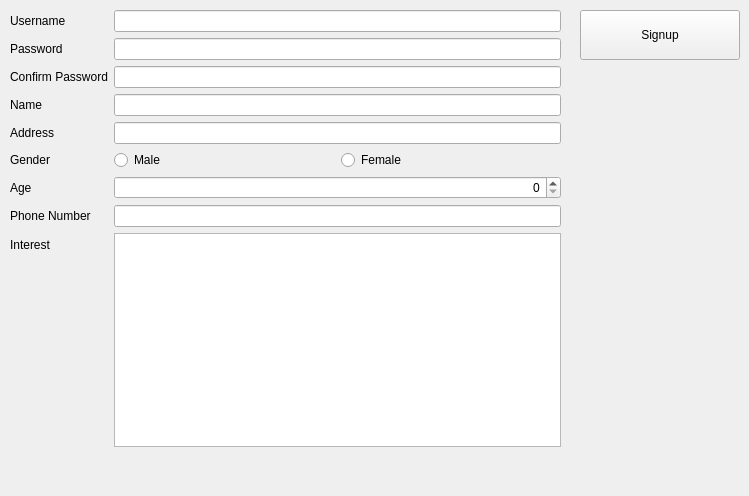
      <widget class="QWidget" name="sign_up_tab">
       <property name="enabled">
        <bool>true</bool>
       </property>
       <attribute name="title">
        <string>Sign Up</string>
       </attribute>
       <widget class="QWidget" name="formLayoutWidget_2">
        <property name="geometry">
         <rect>
          <x>0</x>
          <y>0</y>
          <width>561</width>
          <height>487</height>
         </rect>
        </property>
        <layout class="QFormLayout" name="Form_signup_user">
         <property name="leftMargin">
          <number>10</number>
         </property>
         <property name="topMargin">
          <number>10</number>
         </property>
         <property name="bottomMargin">
          <number>40</number>
         </property>
         <item row="0" column="0">
          <widget class="QLabel" name="Label_username_signup_user">
           <property name="styleSheet">
            <string notr="true"/>
           </property>
           <property name="text">
            <string>Username</string>
           </property>
          </widget>
         </item>
         <item row="0" column="1">
          <widget class="QLineEdit" name="Line_username_signup_user">
           <property name="styleSheet">
            <string notr="true"/>
           </property>
          </widget>
         </item>
         <item row="1" column="0">
          <widget class="QLabel" name="Label_password_signup_user">
           <property name="sizePolicy">
            <sizepolicy hsizetype="Expanding" vsizetype="Expanding">
             <horstretch>0</horstretch>
             <verstretch>0</verstretch>
            </sizepolicy>
           </property>
           <property name="styleSheet">
            <string notr="true"/>
           </property>
           <property name="text">
            <string>Password</string>
           </property>
          </widget>
         </item>
         <item row="1" column="1">
          <widget class="QLineEdit" name="Line_password_signup_user">
           <property name="styleSheet">
            <string notr="true"/>
           </property>
          </widget>
         </item>
         <item row="2" column="0">
          <widget class="QLabel" name="Label_password_confirm_signup_user">
           <property name="sizePolicy">
            <sizepolicy hsizetype="Expanding" vsizetype="Expanding">
             <horstretch>0</horstretch>
             <verstretch>0</verstretch>
            </sizepolicy>
           </property>
           <property name="styleSheet">
            <string notr="true"/>
           </property>
           <property name="text">
            <string>Confirm Password</string>
           </property>
          </widget>
         </item>
         <item row="2" column="1">
          <widget class="QLineEdit" name="Line_password_confirm_signup_user">
           <property name="styleSheet">
            <string notr="true"/>
           </property>
          </widget>
         </item>
         <item row="3" column="0">
          <widget class="QLabel" name="Label_name_signup_user">
           <property name="sizePolicy">
            <sizepolicy hsizetype="Expanding" vsizetype="Expanding">
             <horstretch>0</horstretch>
             <verstretch>0</verstretch>
            </sizepolicy>
           </property>
           <property name="styleSheet">
            <string notr="true"/>
           </property>
           <property name="text">
            <string>Name</string>
           </property>
          </widget>
         </item>
         <item row="3" column="1">
          <widget class="QLineEdit" name="Line_name_signup_user">
           <property name="styleSheet">
            <string notr="true"/>
           </property>
          </widget>
         </item>
         <item row="4" column="0">
          <widget class="QLabel" name="Label_address_signup_user">
           <property name="sizePolicy">
            <sizepolicy hsizetype="Expanding" vsizetype="Expanding">
             <horstretch>0</horstretch>
             <verstretch>0</verstretch>
            </sizepolicy>
           </property>
           <property name="styleSheet">
            <string notr="true"/>
           </property>
           <property name="text">
            <string>Address</string>
           </property>
          </widget>
         </item>
         <item row="4" column="1">
          <widget class="QLineEdit" name="Line_address_signup_user">
           <property name="styleSheet">
            <string notr="true"/>
           </property>
          </widget>
         </item>
         <item row="5" column="0">
          <widget class="QLabel" name="Label_gender_signup_user">
           <property name="sizePolicy">
            <sizepolicy hsizetype="Expanding" vsizetype="Expanding">
             <horstretch>0</horstretch>
             <verstretch>0</verstretch>
            </sizepolicy>
           </property>
           <property name="styleSheet">
            <string notr="true"/>
           </property>
           <property name="text">
            <string>Gender</string>
           </property>
          </widget>
         </item>
         <item row="5" column="1">
          <layout class="QHBoxLayout" name="Form_gender_user">
           <item>
            <widget class="QRadioButton" name="Rbutton_female_signup_user">
             <property name="text">
              <string>Male</string>
             </property>
             <attribute name="buttonGroup">
              <string notr="true">button_group_gender_signup_user</string>
             </attribute>
            </widget>
           </item>
           <item>
            <widget class="QRadioButton" name="Rbutton_male_signup_user">
             <property name="text">
              <string>Female</string>
             </property>
             <attribute name="buttonGroup">
              <string notr="true">button_group_gender_signup_user</string>
             </attribute>
            </widget>
           </item>
          </layout>
         </item>
         <item row="7" column="0">
          <widget class="QLabel" name="Label_age_signup_user">
           <property name="sizePolicy">
            <sizepolicy hsizetype="Expanding" vsizetype="Expanding">
             <horstretch>0</horstretch>
             <verstretch>0</verstretch>
            </sizepolicy>
           </property>
           <property name="styleSheet">
            <string notr="true"/>
           </property>
           <property name="text">
            <string>Age</string>
           </property>
          </widget>
         </item>
         <item row="8" column="0">
          <widget class="QLabel" name="Label_phone_number_signup_user">
           <property name="sizePolicy">
            <sizepolicy hsizetype="Expanding" vsizetype="Expanding">
             <horstretch>0</horstretch>
             <verstretch>0</verstretch>
            </sizepolicy>
           </property>
           <property name="styleSheet">
            <string notr="true"/>
           </property>
           <property name="text">
            <string>Phone Number</string>
           </property>
          </widget>
         </item>
         <item row="8" column="1">
          <widget class="QLineEdit" name="Line_phone_number_signup_user">
           <property name="styleSheet">
            <string notr="true"/>
           </property>
          </widget>
         </item>
         <item row="9" column="0">
          <widget class="QLabel" name="Label_interest_signup_user">
           <property name="styleSheet">
            <string notr="true"/>
           </property>
           <property name="text">
            <string>Interest</string>
           </property>
          </widget>
         </item>
         <item row="9" column="1">
          <widget class="QPlainTextEdit" name="Plain_Line_interest_signup_user">
           <property name="toolTip">
            <string>&lt;html&gt;&lt;head/&gt;&lt;body&gt;&lt;p&gt;&lt;br/&gt;&lt;/p&gt;&lt;/body&gt;&lt;/html&gt;</string>
           </property>
           <property name="styleSheet">
            <string notr="true"/>
           </property>
          </widget>
         </item>
         <item row="7" column="1">
          <widget class="QSpinBox" name="Spinbox_age_signup_user">
           <property name="alignment">
            <set>Qt::AlignRight|Qt::AlignTrailing|Qt::AlignVCenter</set>
           </property>
          </widget>
         </item>
        </layout>
        <zorder>Label_username_signup_user</zorder>
        <zorder>Line_username_signup_user</zorder>
        <zorder>Label_password_signup_user</zorder>
        <zorder>Line_password_signup_user</zorder>
        <zorder>Line_password_confirm_signup_user</zorder>
        <zorder>Label_name_signup_user</zorder>
        <zorder>Line_name_signup_user</zorder>
        <zorder>Label_address_signup_user</zorder>
        <zorder>Line_address_signup_user</zorder>
        <zorder>Label_gender_signup_user</zorder>
        <zorder>Label_age_signup_user</zorder>
        <zorder>Label_phone_number_signup_user</zorder>
        <zorder>Line_phone_number_signup_user</zorder>
        <zorder>Label_interest_signup_user</zorder>
        <zorder>Label_password_confirm_signup_user</zorder>
        <zorder>Plain_Line_interest_signup_user</zorder>
        <zorder>Spinbox_age_signup_user</zorder>
       </widget>
       <widget class="QPushButton" name="Pbutton_submit_signup_user">
        <property name="geometry">
         <rect>
          <x>580</x>
          <y>10</y>
          <width>160</width>
          <height>50</height>
         </rect>
        </property>
        <property name="sizePolicy">
         <sizepolicy hsizetype="Expanding" vsizetype="Expanding">
          <horstretch>0</horstretch>
          <verstretch>0</verstretch>
         </sizepolicy>
        </property>
        <property name="styleSheet">
         <string notr="true"/>
        </property>
        <property name="text">
         <string>Signup</string>
        </property>
       </widget>
      </widget>
